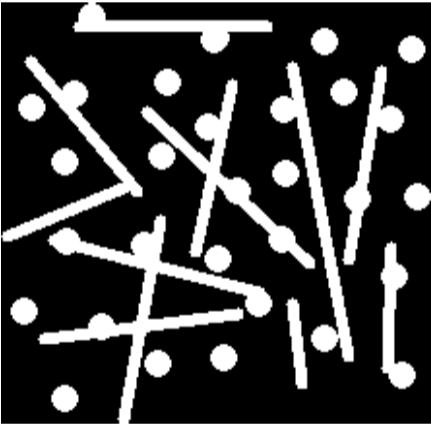
#> input picture Week3/image.png, 431 x 424 px
$ jupyter execute Week3.ipynb
#> lines starting #> are read from the running program, lines starting #| are printed output that depends on the picture
[cell 1]
import numpy as np
import cv2
from skimage.morphology import disk

[cell 2]
img = np.array([[0, 0, 0, 0, 0, 0, 0, 0, 0, 0, 0, 0, 0, 0, 0, 0],
                [0, 0, 0, 0, 0, 0, 0, 0, 0, 0, 0, 0, 0, 0, 0, 0],
                [0, 0, 0, 1, 1, 1, 0, 0, 0, 0, 0, 0, 0, 0, 0, 0],
                [0, 0, 1, 1, 1, 1, 1, 0, 0, 0, 0, 1, 1, 1, 0, 0],
                [0, 0, 1, 1, 1, 1, 1, 0, 0, 0, 1, 1, 1, 1, 0, 0],
                [0, 0, 1, 1, 1, 1, 0, 0, 0, 1, 1, 1, 1, 1, 0, 0],
                [0, 0, 0, 1, 1, 0, 0, 0, 1, 1, 1, 1, 1, 0, 0, 0],
                [0, 0, 0, 0, 0, 0, 0, 1, 1, 1, 1, 1, 0, 0, 0, 0],
                [0, 0, 0, 0, 0, 0, 1, 1, 1, 1, 1, 0, 0, 0, 0, 0],
                [0, 0, 0, 0, 0, 1, 1, 1, 1, 1, 0, 0, 0, 0, 0, 0],
                [0, 0, 0, 0, 1, 1, 1, 1, 1, 0, 0, 0, 0, 0, 0, 0],
                [0, 0, 0, 0, 1, 1, 1, 1, 1, 1, 1, 1, 0, 0, 0, 0],
                [0, 0, 0, 0, 1, 1, 1, 1, 1, 1, 1, 1, 0, 0, 0, 0],
                [0, 0, 0, 0, 0, 1, 1, 1, 1, 1, 1, 0, 0, 0, 0, 0],
                [0, 0, 0, 0, 0, 0, 0, 0, 0, 0, 0, 0, 0, 0, 0, 0],
                [0, 0, 0, 0, 0, 0, 0, 0, 0, 0, 0, 0, 0, 0, 0, 0]],
               np.uint8)
print(img)

kernel = np.ones((3,3),np.uint8)

erosion = cv2.erode(img,kernel,iterations = 1)
print("\n",erosion)

dilate = cv2.dilate(img,kernel,iterations = 1)
print("\n",dilate)

closing = cv2.morphologyEx(img, cv2.MORPH_CLOSE, kernel)
print("\n",closing)

opening = cv2.morphologyEx(img, cv2.MORPH_OPEN, kernel)
print("\n",opening)

print("\n################# IMAGEM ###################\n")

imagem = cv2.imread("image.png",0)
#> imagem is the input picture: shape (424, 431); min 0, max 255, mean 58.4

# Taking a matrix of size 5 as the kernel
kernel_img = np.ones((11,11), np.uint8)
selem = disk(7)

# The first parameter is the original image,
# kernel is the matrix with which image is
# convolved and third parameter is the number
# of iterations, which will determine how much
# you want to erode/dilate a given image.
img_erosion = cv2.erode(imagem, selem, iterations=1)
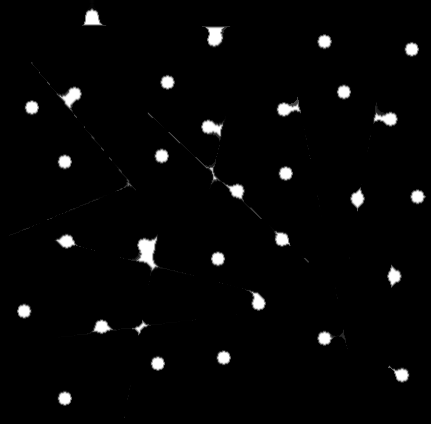
#> img_erosion: shape (424, 431); min 0, max 255, mean 6.9
img_dilation = cv2.dilate(imagem, selem, iterations=1)
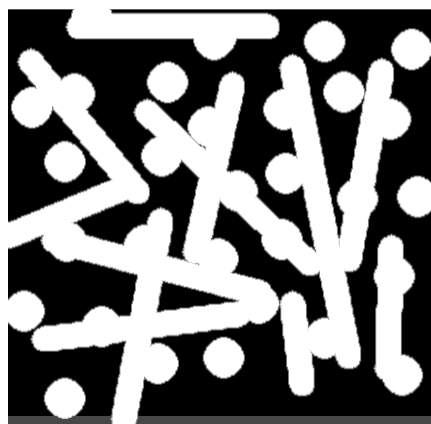
#> img_dilation: shape (424, 431); min 0, max 255, mean 127.2
img_opening = cv2.morphologyEx(imagem, cv2.MORPH_OPEN, selem)
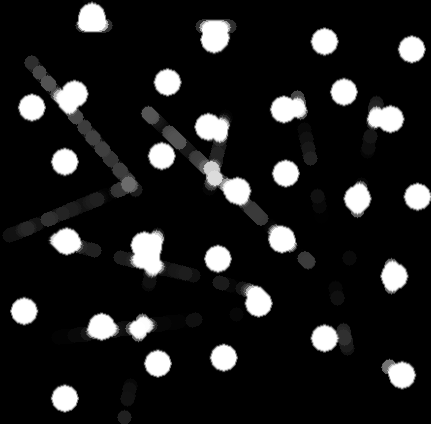
#> img_opening: shape (424, 431); min 0, max 255, mean 29.1

print("\n",opening)
cv2.imshow('Input', imagem)
cv2.imshow('Erosion', img_erosion)
cv2.imshow('Dilation', img_dilation)
cv2.imshow('Opening', img_opening)
cv2.waitKey(0)
